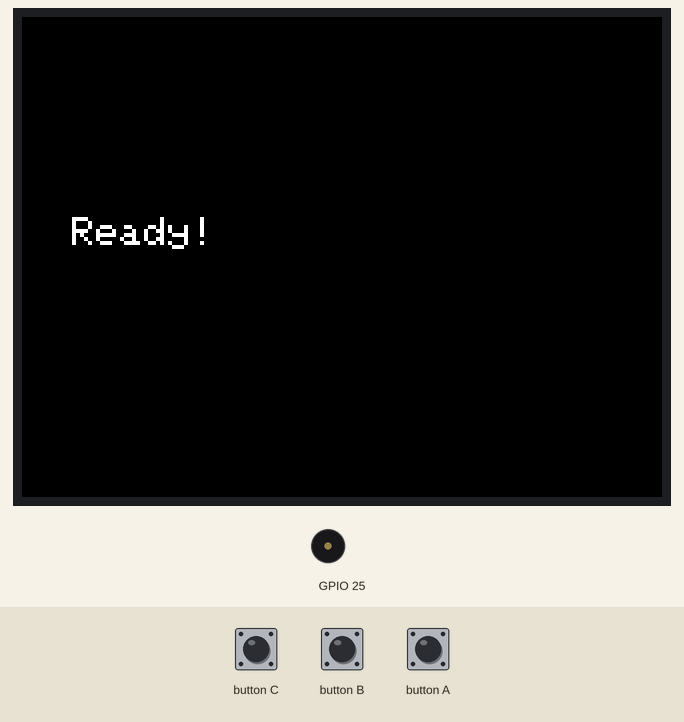
A program run on a simulated ESP32. Parts: 320×240 colour display, buzzer (waves = sounding). The test bench sets the inputs (shaded band). WiFi joins after 1.5 s; servers stay silent unless stated; the local clock reads 2024-03-15 10:24:30 at power-on unless the program sets it; random numbers use the default seed unless the program sets one.

Above: at 3.5 s.
3.6 s: button B pressed for 0.15 s
At 4.7 s:
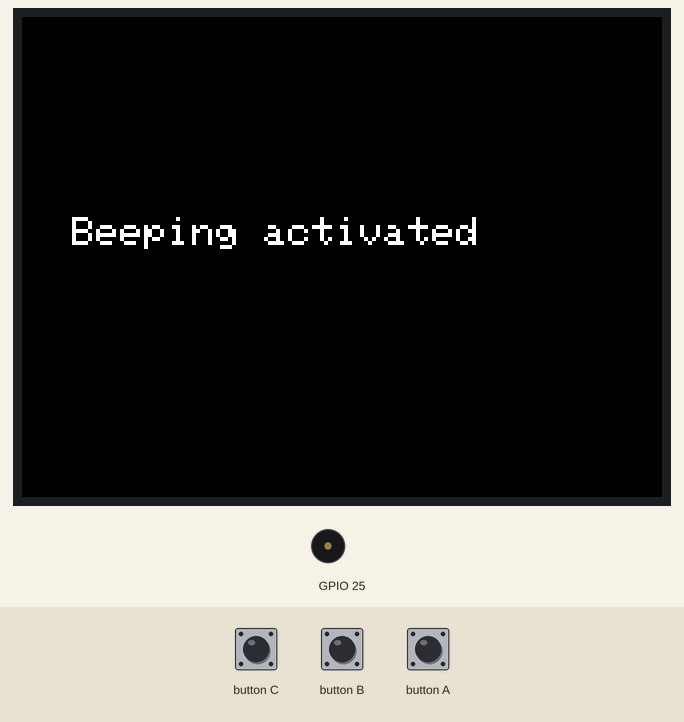
5.3 s: button C pressed for 0.15 s
At 7.9 s:
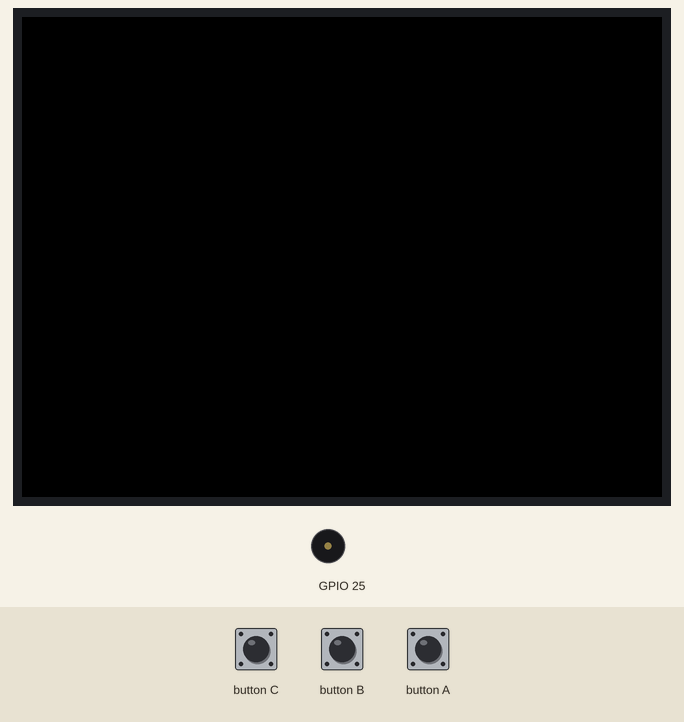
8.4 s: button C pressed for 1 s
At 9.5 s:
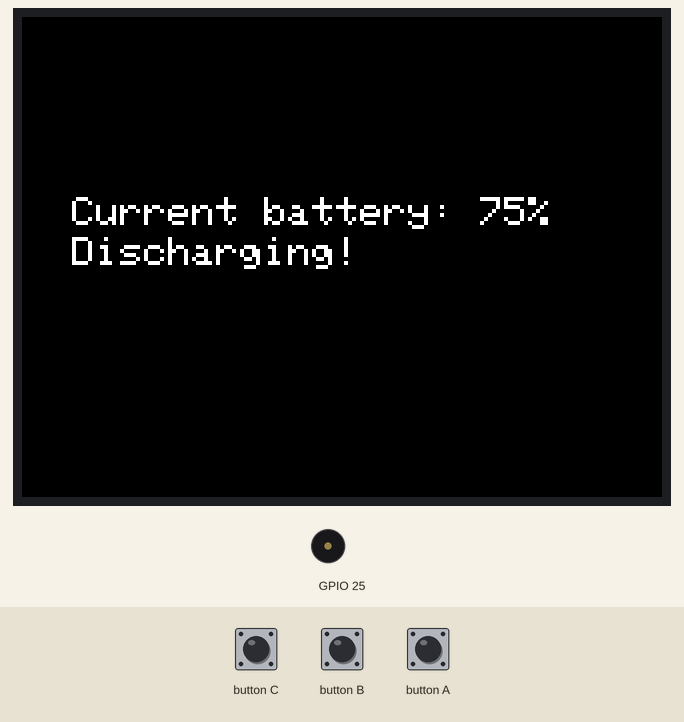
10.9 s: button B pressed for 1 s
At 11.0 s:
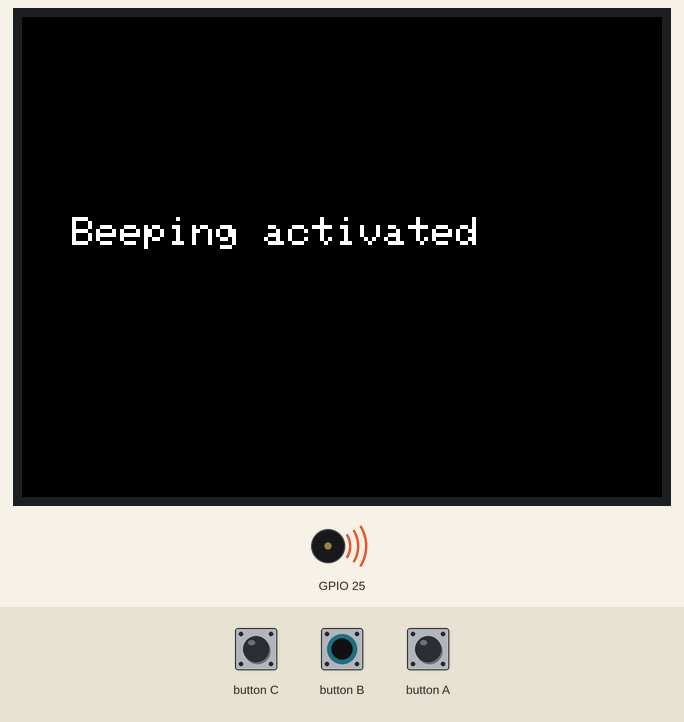
13.4 s: button C pressed for 0.15 s
At 13.8 s:
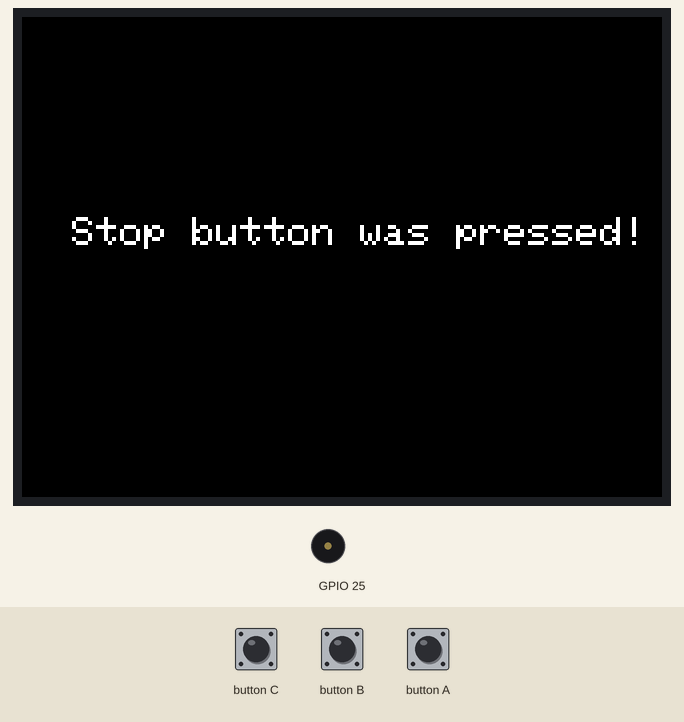
15.5 s: button B pressed for 3.2 s
At 16.0 s:
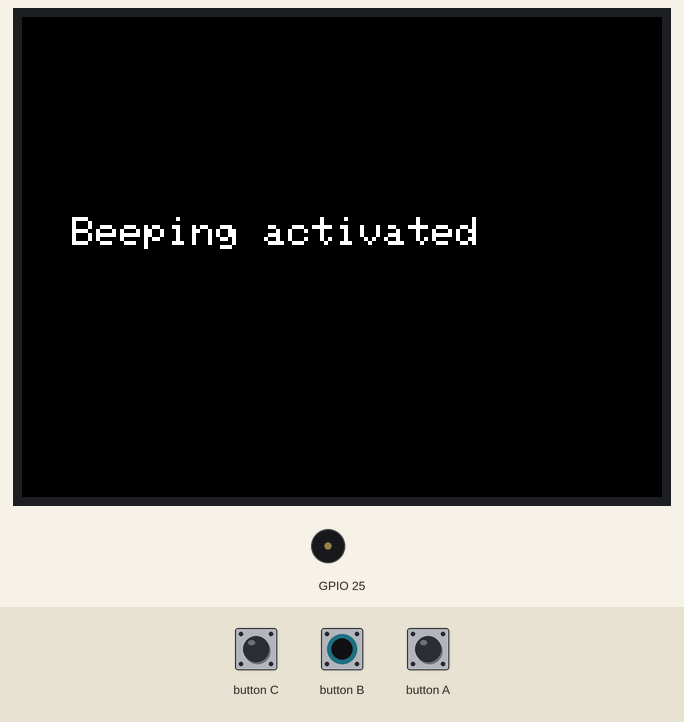
Timing chart, 0 to 18.5 s (numbered marks = the images above; inputs shaded):
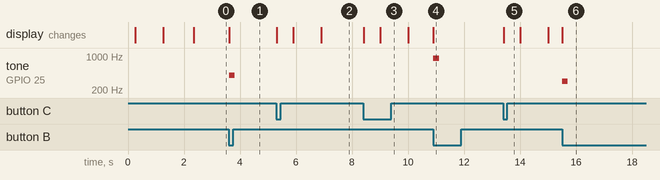

Measured:
- after the input at 3.6 s, tone on GPIO 25: silent → 400 Hz at once, → silent 0.20 s later; the display: changes at once (image 1)
- after the input at 5.3 s, the display: first changes at once (image 2 shows a later state)
- after the input at 8.4 s, the display: first changes at once (image 3 shows a later state)
- after the input at 10.9 s, tone on GPIO 25: silent → 900 Hz at once, → silent 0.20 s later; the display: changes at once (image 4)
- after the input at 13.4 s, the display: changes at once (image 5)
- after the input at 15.5 s, tone on GPIO 25: silent → 300 Hz at once, → silent 0.20 s later; the display: changes at once (image 6)

The program:

main.cpp
```cpp
#include <Arduino.h>
#include <M5Stack.h>
#include "WiFi.h"
// #include "ESPAsyncWebServer.h"
#include "HTTPClient.h"
#include "ESP32Time.h"

extern void initWiFi();
extern void displaypower();
extern bool needmove();
extern void warn();
//set the frequency of the speaker (unit: Hz)
enum frequency{
  F1 = 200,
  F2 = 300,
  F3 = 400,
  F4 = 500,
  F5 = 900
};

const char* ssid = "RAPID";
const char* password = "helloworld";
ESP32Time rtc(3600);
int timing;
int next = 1;
void setup() {
    Serial.begin(115200);
    M5.begin();
    M5.Power.begin();
    M5.Lcd.setTextSize(2);
    M5.lcd.setCursor(25,100);
    WiFi.mode(WIFI_AP);
    WiFi.disconnect();
    delay(100);
    initWiFi();
    timing = rtc.getMinute();
}

void loop() {
    M5.update();
    int curr_time = rtc.getMinute();
    if(M5.BtnA.wasPressed())
      next = -next;
    if(curr_time - timing == 1){
       if(needmove() && next < 0){
         M5.Lcd.setCursor(25, 100);
         M5.Lcd.println("Need Move!");
         M5.Speaker.tone(F5);
       }
       timing = curr_time;
    }
    int fren[] = {F1,F2,F3,F4,F5};
    M5.Lcd.setCursor(25, 100);
    if(M5.BtnB.wasPressed()){
        M5.Lcd.println("Beeping activated");
        M5.Speaker.tone(fren[rand()%5], 200); //200 miliseconds ringing
    }else if(M5.BtnC.wasPressed()){
        M5.Lcd.println("Stop button was pressed!");
        M5.Speaker.end();
        delay(500);
        M5.lcd.clear();
        displaypower();
    }
}

void initWiFi() {
  int count = 0;
  WiFi.mode(WIFI_AP);
  WiFi.begin(ssid, password);
  M5.Lcd.setCursor(25, 100);
  M5.Lcd.println("Connecting to WiFi");
  while (WiFi.status() != WL_CONNECTED && count++ < 10) {
    M5.Lcd.println('.');
    delay(1000);
  }
  M5.Lcd.clear();
  M5.Lcd.setCursor(25, 100);
  if(count < 10)
    M5.Lcd.println("Ready!");
  else
    M5.Lcd.println("Failed to connect!");
}

bool needmove() {
  HTTPClient http;
  http.begin("http://10.0.0.1:8080/api/need_move/100");
  int code = http.GET();
  if (code == HTTP_CODE_OK) {
    String resp = http.getString();
    if (resp == "Need move!") {
      return true;
    }
    else {
      return false;
    }
  }
  return false;
}

void displaypower(){
  char buf[100];
  sprintf(buf, "Current battery: %d%c", M5.Power.getBatteryLevel(), (char)37);
  M5.Lcd.setCursor(25, 90);
  M5.Lcd.println(buf);
  sprintf(buf, "%s", M5.Power.isCharging() ? "Charging!" : "Discharging!");
  M5.Lcd.setCursor(25, 110);
  M5.Lcd.println(buf);
  delay(1000);
  M5.Lcd.clear();
}
```
